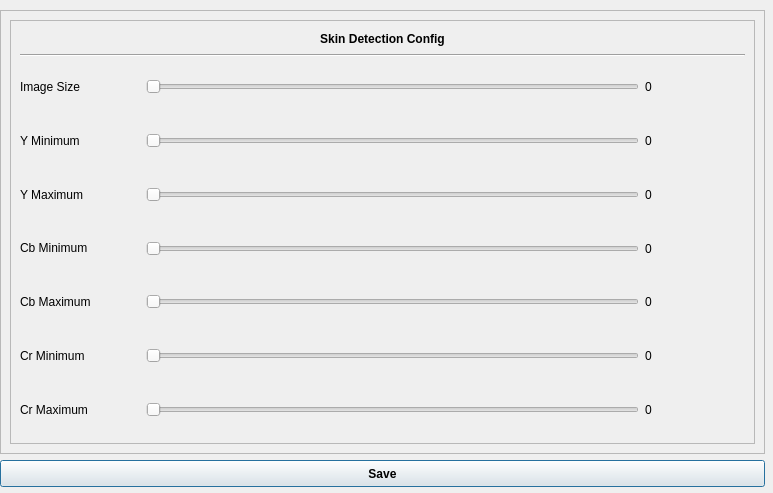
<?xml version="1.0" encoding="UTF-8"?>
<ui version="4.0">
 <class>SynthesizerSettings</class>
 <widget class="QDialog" name="SynthesizerSettings">
  <property name="geometry">
   <rect>
    <x>0</x>
    <y>0</y>
    <width>773</width>
    <height>493</height>
   </rect>
  </property>
  <property name="windowTitle">
   <string>Dialog</string>
  </property>
  <widget class="QPushButton" name="saveBtn">
   <property name="geometry">
    <rect>
     <x>0</x>
     <y>460</y>
     <width>765</width>
     <height>27</height>
    </rect>
   </property>
   <property name="font">
    <font>
     <weight>75</weight>
     <bold>true</bold>
    </font>
   </property>
   <property name="text">
    <string>Save</string>
   </property>
  </widget>
  <widget class="QScrollArea" name="scrollArea">
   <property name="geometry">
    <rect>
     <x>0</x>
     <y>10</y>
     <width>765</width>
     <height>444</height>
    </rect>
   </property>
   <property name="widgetResizable">
    <bool>true</bool>
   </property>
   <widget class="QWidget" name="scrollAreaWidgetContents">
    <property name="geometry">
     <rect>
      <x>0</x>
      <y>0</y>
      <width>763</width>
      <height>442</height>
     </rect>
    </property>
    <layout class="QVBoxLayout" name="verticalLayout_6">
     <item>
      <widget class="QFrame" name="frame">
       <property name="frameShape">
        <enum>QFrame::StyledPanel</enum>
       </property>
       <property name="frameShadow">
        <enum>QFrame::Raised</enum>
       </property>
       <layout class="QVBoxLayout" name="verticalLayout_2">
        <item>
         <widget class="QLabel" name="label">
          <property name="maximumSize">
           <size>
            <width>16777215</width>
            <height>18</height>
           </size>
          </property>
          <property name="font">
           <font>
            <weight>75</weight>
            <bold>true</bold>
           </font>
          </property>
          <property name="text">
           <string>Skin Detection Config</string>
          </property>
          <property name="alignment">
           <set>Qt::AlignCenter</set>
          </property>
         </widget>
        </item>
        <item>
         <widget class="Line" name="line">
          <property name="orientation">
           <enum>Qt::Horizontal</enum>
          </property>
         </widget>
        </item>
        <item>
         <layout class="QHBoxLayout" name="horizontalLayout_7">
          <item>
           <widget class="QLabel" name="label_20">
            <property name="minimumSize">
             <size>
              <width>120</width>
              <height>18</height>
             </size>
            </property>
            <property name="maximumSize">
             <size>
              <width>120</width>
              <height>16777215</height>
             </size>
            </property>
            <property name="text">
             <string>Image Size</string>
            </property>
            <property name="alignment">
             <set>Qt::AlignLeading|Qt::AlignLeft|Qt::AlignVCenter</set>
            </property>
           </widget>
          </item>
          <item>
           <widget class="QSlider" name="in_image_size">
            <property name="minimum">
             <number>100</number>
            </property>
            <property name="maximum">
             <number>1000</number>
            </property>
            <property name="orientation">
             <enum>Qt::Horizontal</enum>
            </property>
           </widget>
          </item>
          <item>
           <widget class="QLabel" name="val_image_size">
            <property name="minimumSize">
             <size>
              <width>100</width>
              <height>0</height>
             </size>
            </property>
            <property name="maximumSize">
             <size>
              <width>100</width>
              <height>16777215</height>
             </size>
            </property>
            <property name="text">
             <string>0</string>
            </property>
            <property name="alignment">
             <set>Qt::AlignLeading|Qt::AlignLeft|Qt::AlignVCenter</set>
            </property>
           </widget>
          </item>
         </layout>
        </item>
        <item>
         <layout class="QHBoxLayout" name="horizontalLayout">
          <item>
           <widget class="QLabel" name="label_2">
            <property name="minimumSize">
             <size>
              <width>120</width>
              <height>0</height>
             </size>
            </property>
            <property name="maximumSize">
             <size>
              <width>120</width>
              <height>18</height>
             </size>
            </property>
            <property name="text">
             <string>Y Minimum</string>
            </property>
            <property name="alignment">
             <set>Qt::AlignLeading|Qt::AlignLeft|Qt::AlignVCenter</set>
            </property>
           </widget>
          </item>
          <item>
           <widget class="QSlider" name="in_y_min">
            <property name="maximum">
             <number>255</number>
            </property>
            <property name="orientation">
             <enum>Qt::Horizontal</enum>
            </property>
           </widget>
          </item>
          <item>
           <widget class="QLabel" name="val_y_min">
            <property name="minimumSize">
             <size>
              <width>100</width>
              <height>0</height>
             </size>
            </property>
            <property name="maximumSize">
             <size>
              <width>100</width>
              <height>16777215</height>
             </size>
            </property>
            <property name="text">
             <string>0</string>
            </property>
            <property name="alignment">
             <set>Qt::AlignLeading|Qt::AlignLeft|Qt::AlignVCenter</set>
            </property>
           </widget>
          </item>
         </layout>
        </item>
        <item>
         <layout class="QHBoxLayout" name="horizontalLayout_2">
          <item>
           <widget class="QLabel" name="label_3">
            <property name="minimumSize">
             <size>
              <width>120</width>
              <height>0</height>
             </size>
            </property>
            <property name="maximumSize">
             <size>
              <width>120</width>
              <height>18</height>
             </size>
            </property>
            <property name="text">
             <string>Y Maximum</string>
            </property>
            <property name="alignment">
             <set>Qt::AlignLeading|Qt::AlignLeft|Qt::AlignVCenter</set>
            </property>
           </widget>
          </item>
          <item>
           <widget class="QSlider" name="in_y_max">
            <property name="maximum">
             <number>255</number>
            </property>
            <property name="orientation">
             <enum>Qt::Horizontal</enum>
            </property>
           </widget>
          </item>
          <item>
           <widget class="QLabel" name="val_y_max">
            <property name="minimumSize">
             <size>
              <width>100</width>
              <height>0</height>
             </size>
            </property>
            <property name="maximumSize">
             <size>
              <width>100</width>
              <height>16777215</height>
             </size>
            </property>
            <property name="text">
             <string>0</string>
            </property>
            <property name="alignment">
             <set>Qt::AlignLeading|Qt::AlignLeft|Qt::AlignVCenter</set>
            </property>
           </widget>
          </item>
         </layout>
        </item>
        <item>
         <layout class="QHBoxLayout" name="horizontalLayout_3">
          <item>
           <widget class="QLabel" name="label_5">
            <property name="minimumSize">
             <size>
              <width>120</width>
              <height>0</height>
             </size>
            </property>
            <property name="maximumSize">
             <size>
              <width>120</width>
              <height>18</height>
             </size>
            </property>
            <property name="text">
             <string>Cb Minimum</string>
            </property>
            <property name="alignment">
             <set>Qt::AlignLeading|Qt::AlignLeft|Qt::AlignVCenter</set>
            </property>
           </widget>
          </item>
          <item>
           <widget class="QSlider" name="in_cb_min">
            <property name="maximum">
             <number>255</number>
            </property>
            <property name="orientation">
             <enum>Qt::Horizontal</enum>
            </property>
           </widget>
          </item>
          <item>
           <widget class="QLabel" name="val_cb_min">
            <property name="minimumSize">
             <size>
              <width>100</width>
              <height>0</height>
             </size>
            </property>
            <property name="maximumSize">
             <size>
              <width>100</width>
              <height>16777215</height>
             </size>
            </property>
            <property name="text">
             <string>0</string>
            </property>
            <property name="alignment">
             <set>Qt::AlignLeading|Qt::AlignLeft|Qt::AlignVCenter</set>
            </property>
           </widget>
          </item>
         </layout>
        </item>
        <item>
         <layout class="QHBoxLayout" name="horizontalLayout_4">
          <item>
           <widget class="QLabel" name="label_4">
            <property name="minimumSize">
             <size>
              <width>120</width>
              <height>0</height>
             </size>
            </property>
            <property name="maximumSize">
             <size>
              <width>120</width>
              <height>18</height>
             </size>
            </property>
            <property name="text">
             <string>Cb Maximum</string>
            </property>
            <property name="alignment">
             <set>Qt::AlignLeading|Qt::AlignLeft|Qt::AlignVCenter</set>
            </property>
           </widget>
          </item>
          <item>
           <widget class="QSlider" name="in_cb_max">
            <property name="maximum">
             <number>255</number>
            </property>
            <property name="orientation">
             <enum>Qt::Horizontal</enum>
            </property>
           </widget>
          </item>
          <item>
           <widget class="QLabel" name="val_cb_max">
            <property name="minimumSize">
             <size>
              <width>100</width>
              <height>0</height>
             </size>
            </property>
            <property name="maximumSize">
             <size>
              <width>100</width>
              <height>16777215</height>
             </size>
            </property>
            <property name="text">
             <string>0</string>
            </property>
            <property name="alignment">
             <set>Qt::AlignLeading|Qt::AlignLeft|Qt::AlignVCenter</set>
            </property>
           </widget>
          </item>
         </layout>
        </item>
        <item>
         <layout class="QHBoxLayout" name="horizontalLayout_5">
          <item>
           <widget class="QLabel" name="label_7">
            <property name="minimumSize">
             <size>
              <width>120</width>
              <height>0</height>
             </size>
            </property>
            <property name="maximumSize">
             <size>
              <width>120</width>
              <height>18</height>
             </size>
            </property>
            <property name="text">
             <string>Cr Minimum</string>
            </property>
            <property name="alignment">
             <set>Qt::AlignLeading|Qt::AlignLeft|Qt::AlignVCenter</set>
            </property>
           </widget>
          </item>
          <item>
           <widget class="QSlider" name="in_cr_min">
            <property name="maximum">
             <number>255</number>
            </property>
            <property name="orientation">
             <enum>Qt::Horizontal</enum>
            </property>
           </widget>
          </item>
          <item>
           <widget class="QLabel" name="val_cr_min">
            <property name="minimumSize">
             <size>
              <width>100</width>
              <height>0</height>
             </size>
            </property>
            <property name="maximumSize">
             <size>
              <width>100</width>
              <height>16777215</height>
             </size>
            </property>
            <property name="text">
             <string>0</string>
            </property>
            <property name="alignment">
             <set>Qt::AlignLeading|Qt::AlignLeft|Qt::AlignVCenter</set>
            </property>
           </widget>
          </item>
         </layout>
        </item>
        <item>
         <layout class="QHBoxLayout" name="horizontalLayout_6">
          <item>
           <widget class="QLabel" name="label_6">
            <property name="minimumSize">
             <size>
              <width>120</width>
              <height>0</height>
             </size>
            </property>
            <property name="maximumSize">
             <size>
              <width>120</width>
              <height>18</height>
             </size>
            </property>
            <property name="text">
             <string>Cr Maximum</string>
            </property>
            <property name="alignment">
             <set>Qt::AlignLeading|Qt::AlignLeft|Qt::AlignVCenter</set>
            </property>
           </widget>
          </item>
          <item>
           <widget class="QSlider" name="in_cr_max">
            <property name="maximum">
             <number>255</number>
            </property>
            <property name="orientation">
             <enum>Qt::Horizontal</enum>
            </property>
           </widget>
          </item>
          <item>
           <widget class="QLabel" name="val_cr_max">
            <property name="minimumSize">
             <size>
              <width>100</width>
              <height>0</height>
             </size>
            </property>
            <property name="maximumSize">
             <size>
              <width>100</width>
              <height>16777215</height>
             </size>
            </property>
            <property name="text">
             <string>0</string>
            </property>
            <property name="alignment">
             <set>Qt::AlignLeading|Qt::AlignLeft|Qt::AlignVCenter</set>
            </property>
           </widget>
          </item>
         </layout>
        </item>
       </layout>
      </widget>
     </item>
    </layout>
   </widget>
  </widget>
 </widget>
 <resources/>
 <connections/>
</ui>
